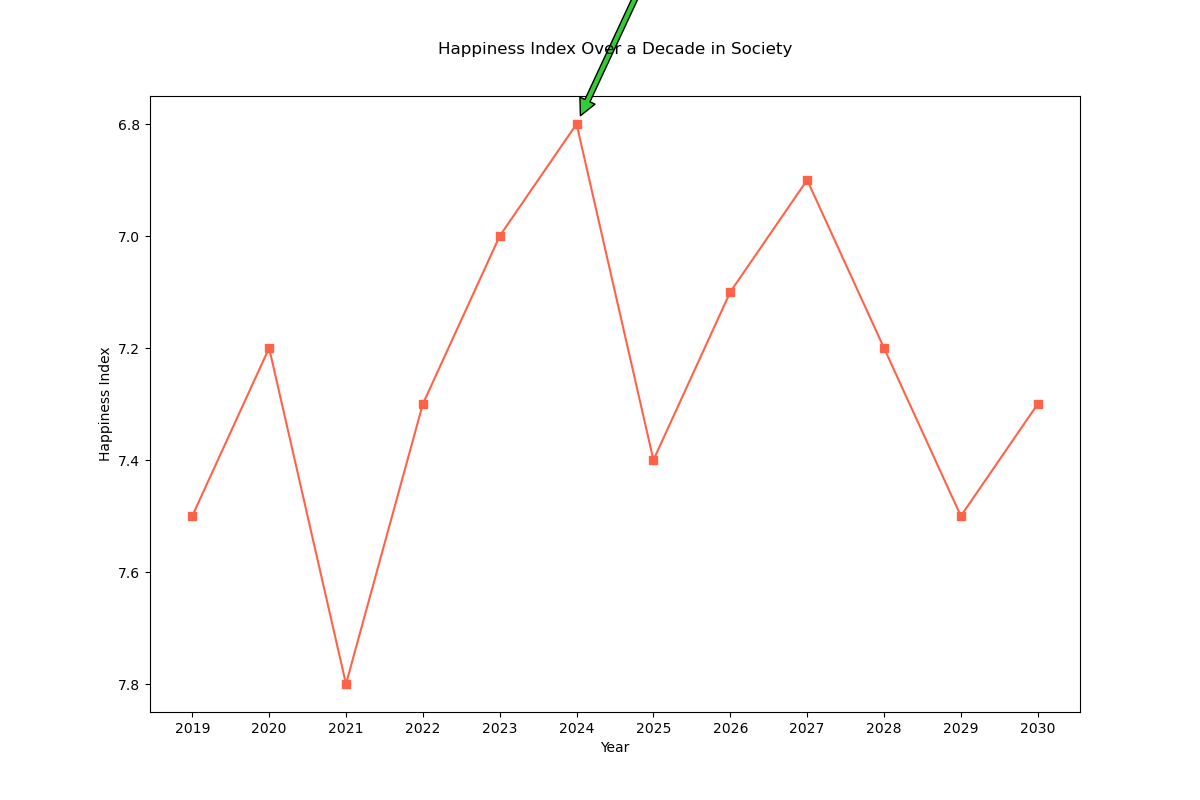

The script that drew this image:

import matplotlib.pyplot as plt

years = ["2019", "2020", "2021", "2022", "2023", "2024", "2025", "2026", "2027", "2028", "2029", "2030"]
happiness_index = [7.5, 7.2, 7.8, 7.3, 7.0, 6.8, 7.4, 7.1, 6.9, 7.2, 7.5, 7.3]

plt.figure(figsize=(12, 8))  # Adjust width and height of the chart
plt.plot(years, happiness_index, marker='s', linestyle='-', color='#FF6347')  # Specific hex color

# Annotation for the lowest happiness index
plt.annotate('Lowest Happiness', xy=('2024', 6.8), xytext=('2025', 6.5),
             arrowprops=dict(facecolor='#32CD32', shrink=0.05))

# Adding labels and title
plt.xlabel('Year')
plt.ylabel('Happiness Index')
plt.title('Happiness Index Over a Decade in Society', pad=30)  # Added padding to avoid overlap

plt.gca().invert_yaxis()  # Inverting the y-axis

# Showing the plot
plt.show()
